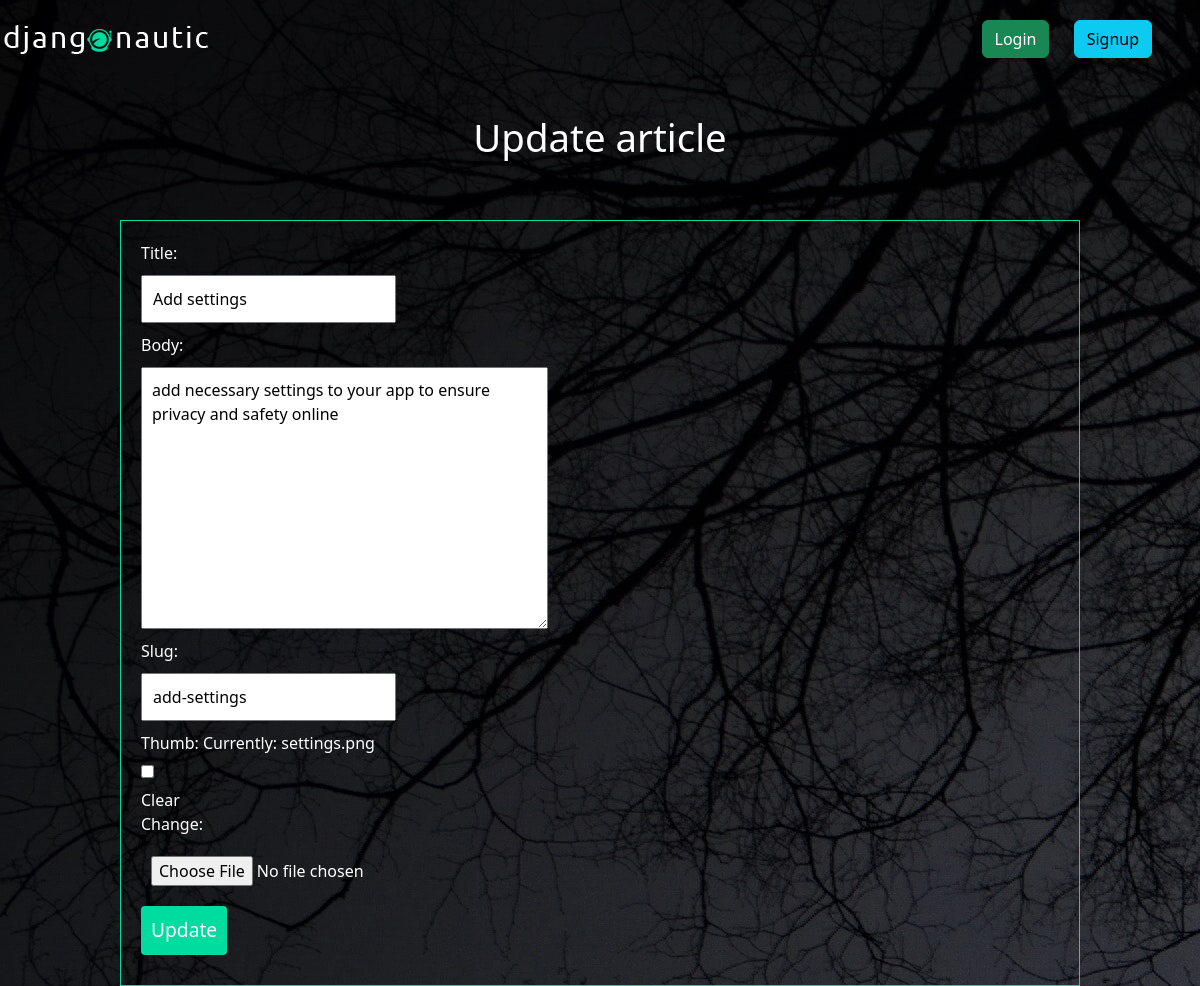
/articles/edit/8/, run on the app's committed database.
### articles/models.py (models this page shows, shortened)
class Article(models.Model):
    title = models.CharField(max_length=100)
    slug = models.SlugField()
    body = models.TextField()
    date = models.DateTimeField(auto_now_add=True)
    thumb = models.ImageField(default="default.png", blank=True)
    author = models.ForeignKey(User, default=None, on_delete=models.CASCADE)

### articles/views.py (the view)
# urls.py: path('edit/<str:pk>/', article_edit, name="edit"),
def article_edit(request, pk):
   queryset = Article.objects.get(id=pk)
   form = EditArticle(instance=queryset)
   if request.method == 'POST':
       form = EditArticle(request.POST, instance=queryset)
       if form.is_valid():
            form.save()
            messages.success(request, 'Article updated successfully')
            return redirect('articles:list')
   return render(request, 'articles/edit_article.html', {"form": form})

### articles/forms.py
class EditArticle(forms.ModelForm):
    class Meta:
        model = Article
        fields = ['title', 'body', 'slug', 'thumb']

### articles/templates/articles/edit_article.html (shortened to what this page needs)
{% extends 'base.html' %}
{% block content %}
<div class="article-update">
    <h1>Update article</h1>
    <form class="site-form" action="" method="post" enctype="multipart/form-data">
        {{ form }}
        <input type="submit" value="Update">
    </form>
</div>
{% endblock %}

### articles/static/css/styles.css (style rules this page uses)
body { background-image: url(../img/dark.jpg); background-repeat: no-repeat; color: #fff; }
h1, h2, h3, h4, h5 { font-weight: normal; margin: 0; }
a { color: #fff; text-decoration: none; }
.wrapper h1 { text-align: center; margin: 20px auto; font-size: 2.4em; }
.site-form { margin-top: 60px; border: 1px solid #00dba0; padding: 20px; }
.site-form input, .site-form textarea { display: block; margin: 10px 0 10px 0; padding: 10px; }
.site-form input[type="submit"] { background: #00dba0; border: 0; color: #fff; font-size: 1.2em; border-radius: 4px; margin: 10px 0; }

### data on the page
Article: title "Add settings", body "add necessary settings to your app to ensure privacy and safety online", slug "add-settings"
